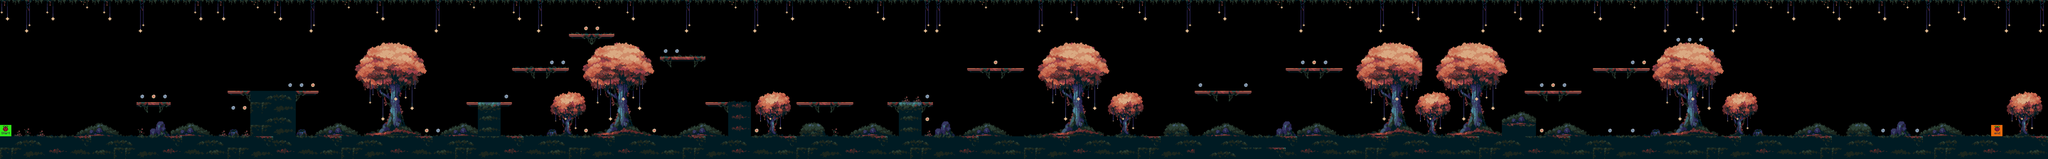

This is a level from a 2D game, rendered from its Tiled map with the project's own tilesets. A one-line summary and the map file follow, with tile-layer data summarised:
An orthogonal 180x14 tile map with 64x64 px tiles, 10 tile layers (terrain_collide, grass, enemies, constraints, ...), 4 tilesets.

<map version="1.9" tiledversion="1.9.2" orientation="orthogonal" renderorder="right-down" width="180" height="14" tilewidth="64" tileheight="64" infinite="0" nextlayerid="12" nextobjectid="1">
 <tileset firstgid="1" source="../tilesets/terrain_tiles_3.tsx" />
 <tileset firstgid="199" source="../tilesets/terrain_tiles_0.tsx" />
 <tileset firstgid="219" source="../tilesets/player.tsx" />
 <tileset firstgid="221" source="../tilesets/coin_tiles.tsx" />
 <layer id="5" name="terrain_collide" width="180" height="14">
  <data>[2520 cells, 278 non-empty, 1 distinct tile ids]</data>
 </layer>
 <layer id="6" name="grass" width="180" height="14">
  <data>[2520 cells, 0 non-empty, 0 distinct tile ids]</data>
 </layer>
 <layer id="7" name="enemies" width="180" height="14">
  <data>[2520 cells, 0 non-empty, 0 distinct tile ids]</data>
 </layer>
 <layer id="8" name="constraints" width="180" height="14">
  <data>[2520 cells, 0 non-empty, 0 distinct tile ids]</data>
 </layer>
 <layer id="9" name="crates" width="180" height="14">
  <data>[2520 cells, 0 non-empty, 0 distinct tile ids]</data>
 </layer>
 <layer id="10" name="bgtrees" width="180" height="14">
  <data>[2520 cells, 0 non-empty, 0 distinct tile ids]</data>
 </layer>
 <layer id="11" name="fgtrees" width="180" height="14">
  <data>[2520 cells, 0 non-empty, 0 distinct tile ids]</data>
 </layer>
 <layer id="4" name="coins" width="180" height="14">
  <data>[2520 cells, 42 non-empty, 2 distinct tile ids]</data>
 </layer>
 <layer id="1" name="terrain_deco" width="180" height="14">
  <data>[2520 cells, 1338 non-empty, 143 distinct tile ids]</data>
 </layer>
 <layer id="3" name="player" width="180" height="14">
  <data>[2520 cells, 2 non-empty, 2 distinct tile ids]</data>
 </layer>
</map>
